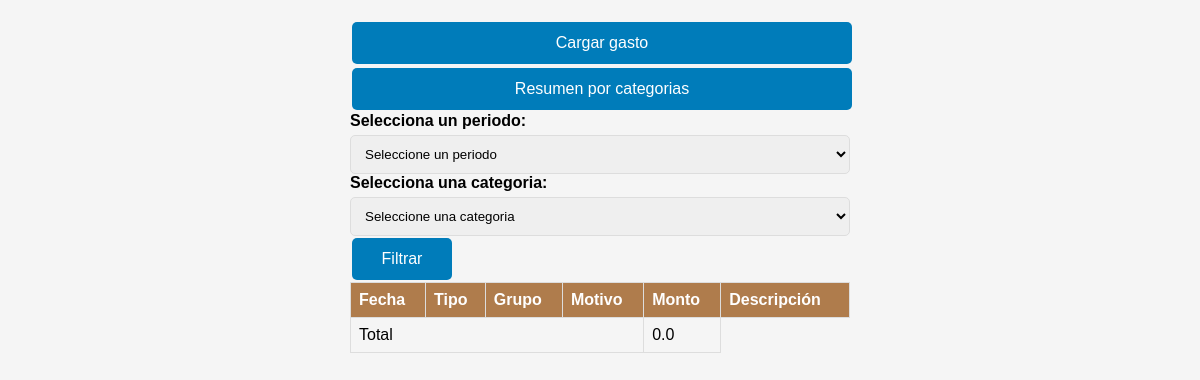
Before: /movimientos with the older database file.
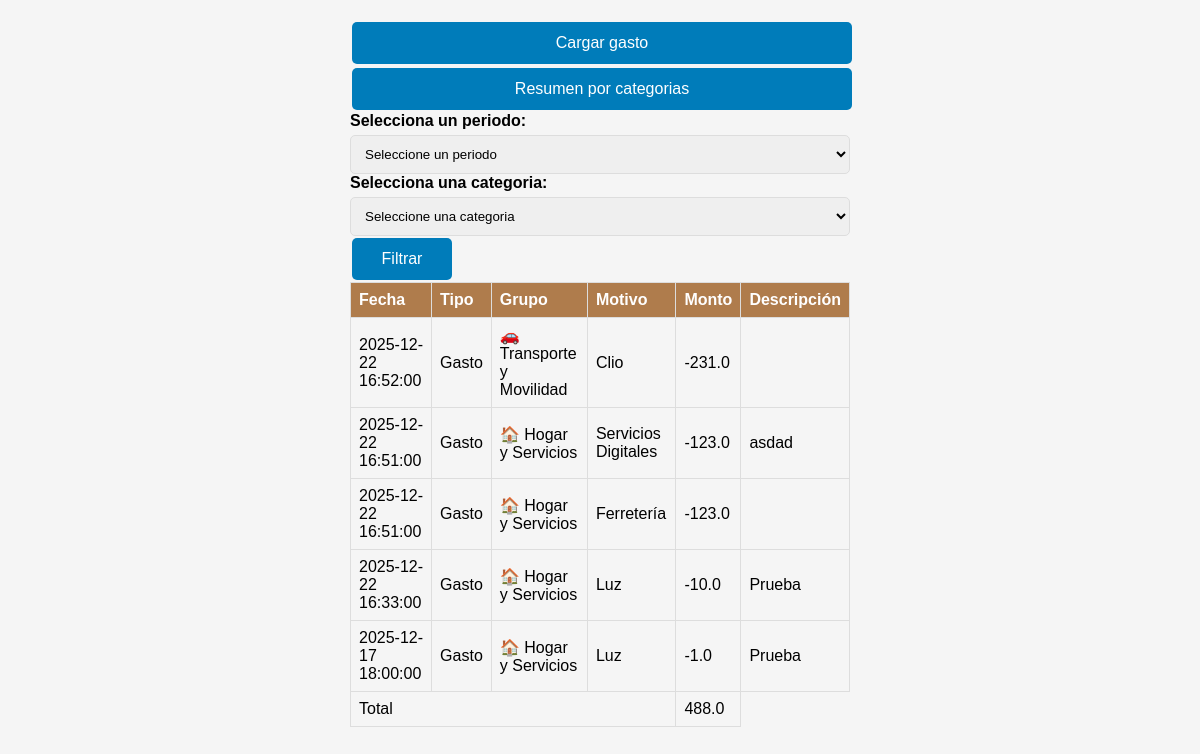
After: the same page with the newer database file.
### tables this page shows
CREATE TABLE datos (FECHA TEXT, TIPO TEXT, MOTIVO TEXT, IMPORTE TEXT, DESCRIPCION TEXT);

### app.py (the view, shortened to what this page needs)
@app.route('/movimientos', methods=["GET","POST"])
def movimientos():
    dias = request.args.get('dias', default=30, type=int)
    categoria = request.args.get('categoria', default=None)
    if categoria == "":
        categoria = None
    resultados = funciones.traer_datos(dias,categoria)
    return render_template('movimientos.html', resultados=resultados, seleccionar_categoria=funciones.seleccionar_categoria, categorias=funciones.categorias, categoria=categoria)

### funciones.py (called while the page is built)
def traer_datos(dias=60,categoria=None):
    conn = sqlite3.connect('gastos.db')
    cursor = conn.cursor()
    query = "SELECT * FROM datos where date(FECHA) >= date('now',?)"
    params = [f'-{dias} day']
    if categoria is not None:
        query += " AND MOTIVO = ?"
        params.append(categoria)
    query += " ORDER BY FECHA DESC"
    cursor.execute(query,params)
    resultados = cursor.fetchall()
    return(resultados)

def seleccionar_categoria(categoria):
    for nombre_grupo, lista_categorias in grupos.items():
        if categoria in lista_categorias:
            return (nombre_grupo)

### templates/movimientos.html (shortened to what this page needs)
<!doctype html>
<html lang="es">
<head>
  <link rel="stylesheet" href="/static/styles.css">
</head>
<table>
    <thead>
        <tr>
            <th>Fecha</th>
            <th>Tipo</th>
            <th>Grupo</th>
            <th>Motivo</th>
            <th>Monto</th>
            <th>Descripción</th>
        </tr>
    </thead>
<body>
  <main>
    <button onclick="window.location.href='/'">Cargar gasto</button>
    <button onclick="window.location.href='/resumen_cat'">Resumen por categorias</button>
    <form class="form" method="post" style="display: inline;">
      <label for="miListaDesplegable">Selecciona un periodo:</label>
      <select name="filtro_fecha" id="filtro_fecha">
        <option value="30" selected>Seleccione un periodo</option>
      </select>
      <label for="miListaDesplegable">Selecciona una categoria:</label>
      <select name="categoria">
          <option value="" selected>Seleccione una categoria</option>
        </select>
      <button type="submit" style="width: 20%;">Filtrar</button>
    </form>
    {%set ns = namespace(total=0.0)%}
    {% for resultado in resultados %}
      <tr>
            <td>{{ resultado[0] }}</li>
            <td>{{ resultado[1] }}</li>
            <td>{{seleccionar_categoria(resultado[2])}}</td>
            <td>{{ resultado[2] }}</li>
            <td>{{ (resultado[3]) }}</li>
            <td>{{ resultado[4] }}</li>
            {%set  ns.total = ns.total - (resultado[3]|float)%}
    </tr>
    {% endfor %}
    <tfoot>
      <tr>
        <td colspan="4">Total</td>
        <td>{{ ns.total }}</td>
      </tr>
    </tfoot>
  </main>
</body>
</html>

### static/styles.css (style rules this page uses)
body { font-family: Arial, sans-serif; max-width: 500px; margin: 0 auto; padding: 20px; background-color: #f5f5f5; }
label { display: block; margin-bottom: 5px; font-weight: bold; }
input, select, textarea { width: 100%; padding: 10px; border: 1px solid #ddd; border-radius: 5px; box-sizing: border-box; }
button { background: #007cba; color: white; padding: 12px 20px; margin: 2px; border: none; border-radius: 5px; cursor: pointer; width: 100%; font-size: 16px; }
table { width: 100%; border-collapse: collapse; }
th, td { border: 1px solid #ddd; padding: 8px; text-align: left; }
th { background-color: #af7c4c; color: white; }

Changed rows visible on the page:
added datos: FECHA "2025-12-22 16:52:00", TIPO "Gasto", MOTIVO "🚗 Transporte y Movilidad", MOTIVO "Clio", IMPORTE "-231.0"
added datos: FECHA "2025-12-22 16:51:00", TIPO "Gasto", MOTIVO "🏠 Hogar y Servicios", MOTIVO "Servicios Digitales", IMPORTE "-123.0", DESCRIPCION "asdad"
added datos: FECHA "2025-12-22 16:51:00", TIPO "Gasto", MOTIVO "🏠 Hogar y Servicios", MOTIVO "Ferretería", IMPORTE "-123.0"
added datos: FECHA "2025-12-22 16:33:00", TIPO "Gasto", MOTIVO "🏠 Hogar y Servicios", MOTIVO "Luz", IMPORTE "-10.0", DESCRIPCION "Prueba"
added datos: FECHA "2025-12-17 18:00:00", TIPO "Gasto", MOTIVO "🏠 Hogar y Servicios", MOTIVO "Luz", IMPORTE "-1.0", DESCRIPCION "Prueba"
Other visible differences:
{{ ns.total }}: "0.0" → "488.0"
